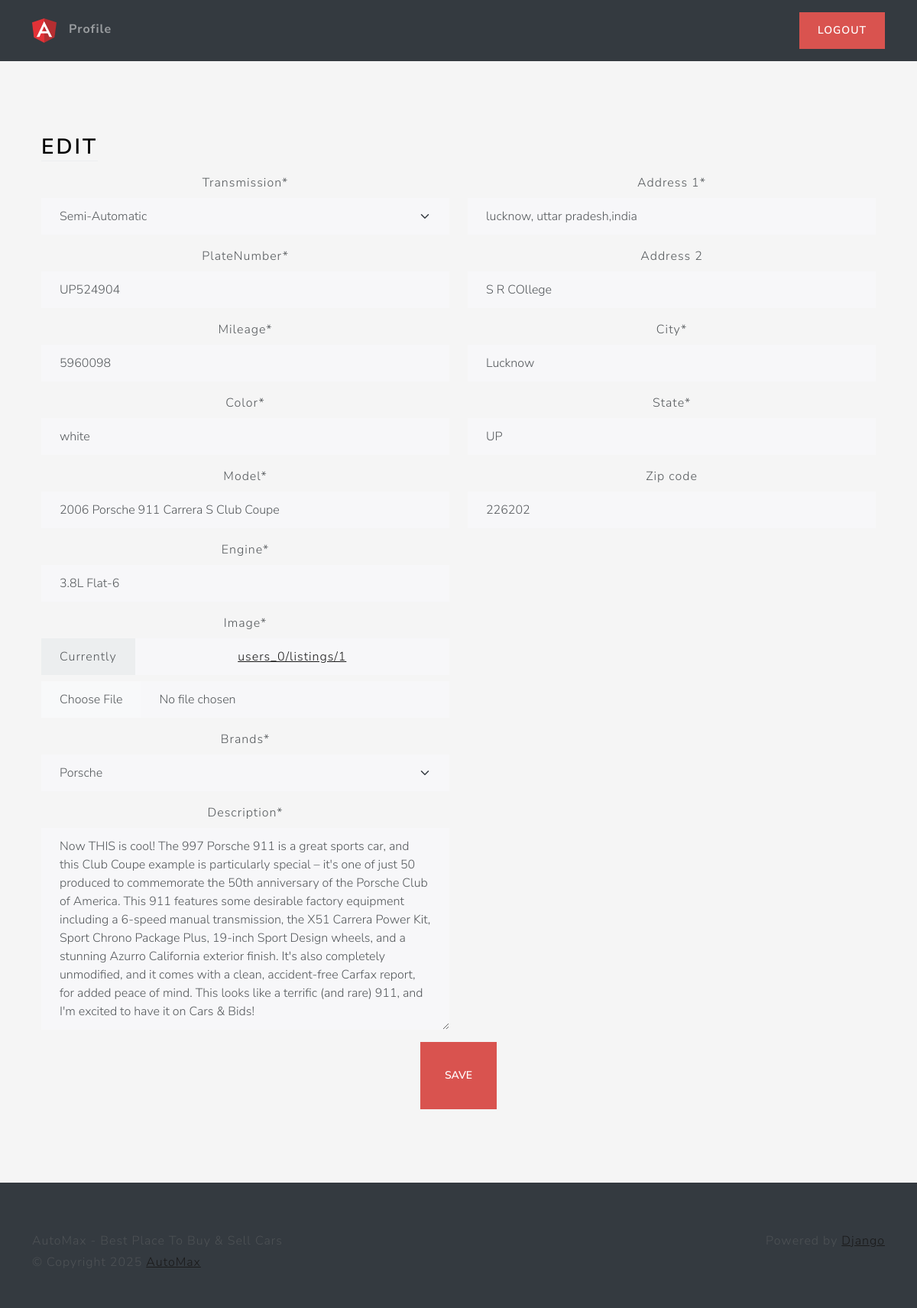
/listing/42abc124-9922-410e-97ea-8ee5634b65e0/edit/ (signed in), run on the app's committed database.
### mainapp/models.py (models this page shows, shortened)
class Listing(models.Model):
    id=models.UUIDField(primary_key=True, default=uuid.uuid4,unique=True, editable=False)
    created_at=models.DateTimeField(auto_now_add=True)
    updated_at=models.DateTimeField(auto_now=True)
    seller=models.ForeignKey(Profile, on_delete=models.CASCADE) #when profile get deleted, all listings will be deleted
    brands=models.CharField(max_length=30,choices=CAR_BRANDS,default=None)
    model=models.CharField(max_length=100)
    plateNumber=models.CharField(max_length=10)
    mileage=models.IntegerField(default=0)
    color=models.CharField(max_length=30,default='white')
    description=models.TextField()
    engine=models.CharField(max_length=30)
    transmission=models.CharField(max_length=30,choices=TRANSMISSION,default=None)
    location=models.OneToOneField(Location,on_delete=models.SET_NULL,null=True)
    image=models.ImageField(upload_to=user_listing_path)

### users/models.py (models this page shows, shortened)
class Location(models.Model):
    address_1=models.CharField(max_length=150)
    address_2=models.CharField(max_length=150,blank=True)
    city=models.CharField(max_length=100)
    state=models.CharField(max_length=100 ,default='UP')
    zip_code=models.CharField(max_length=10,blank=True)

### mainapp/views.py (the view)
# urls.py: path('listing/<str:id>/edit/', edit_view, name='edit'),
@login_required
def edit_view(request,id):
    try:
        listing=Listing.objects.get(id=id)
        if listing is None:
            raise Exception()
        if request.method == 'POST':
            listing_form=ListingForm(request.POST,request.FILES ,instance=listing)
            location_form=LocationForm(request.POST, instance=listing.location)
            if listing_form.is_valid() and location_form.is_valid():
                listing_form.save()
                location_form.save()
                messages.info(request,f'{listing.model} Listing Updated successfully')
                return redirect('home')
            else:
                messages.error(request,f'Error occured while editing listing with id {id}')
                return reload()
        else:
            listing_form=ListingForm(instance=listing)
            location_form=LocationForm(instance=listing.location)
            context={'listing_form':listing_form,'location_form':location_form}
            return render(request,'views/edit.html',context)
    except Exception as e:
        messages.error(request,f'Error occured while fetching listing with id {id}')
        return redirect('home')

### mainapp/forms.py
class ListingForm(forms.ModelForm):
    image=forms.ImageField(required=True)
    class Meta:
        model=Listing
        fields={'brands','model','plateNumber','mileage','color','description','engine','transmission','image'}

### users/forms.py
class LocationForm(forms.ModelForm):
    class Meta:
        model=Location
        fields=['address_1','address_2','city','state','zip_code']

### mainapp/templates/views/edit.html (shortened to what this page needs)
{% extends "base/base.html" %}
{% load static %}
{% load crispy_forms_tags %}
{% block 'body' %}
<div class="container-fluid text-center py-5">
    <div class="container px-4 py-5">
        <div class="row g-4">
            <div class="col d-flex align-items-start">
                <div>
                    <h2 class="mb-3 border-bottom" style="color: black">Edit</h2>
                </div>
            </div>
        </div>
        <form action="" method="post" enctype="multipart/form-data">
            <div class="row">
                <div class="col-6">
                    {{ listing_form|crispy }}
                </div>
                <div class="col-6">
                    {{ location_form|crispy }}
                </div>
            </div>
            <button class="btn btn-lg btn-danger" type="submit">Save</button>
        </form>
    </div>
</div>
{% endblock %}

### mainapp/static/css/style.css (style rules this page uses)
html, body { height: 100%; }
body { align-items: center; padding-bottom: 40px; background-color: #f5f5f5; }
.h2, h2 { color: white; }

### data on the page
Listing: transmission "Semi-Automatic", plateNumber "UP524904", mileage "5960098", color "white", model "2006 Porsche 911 Carrera S Club Coupe", engine "3.8L Flat-6", brands "Porsche", description "Now THIS is cool! The 997 Porsche 911 is a great sports car, and this Club Coupe example is particularly special – it's one of just 50 produced to commemorate the 50th anniversary of the Porsche Club of America. This 911 features some desirable factory equipment including a 6-speed manual transmission, the X51 Carrera Power Kit, Sport Chrono Package Plus, 19-inch Sport Design wheels, and a stunning Azurro California exterior finish. It's also completely unmodified, and it comes with a clean, accident-free Carfax report, for added peace of mind. This looks like a terrific (and rare) 911, and I'm excited to have it on Cars & Bids!"
Location: address_1 "lucknow, uttar pradesh,india", address_2 "S R COllege", city "Lucknow", state "UP", zip_code "226202"
